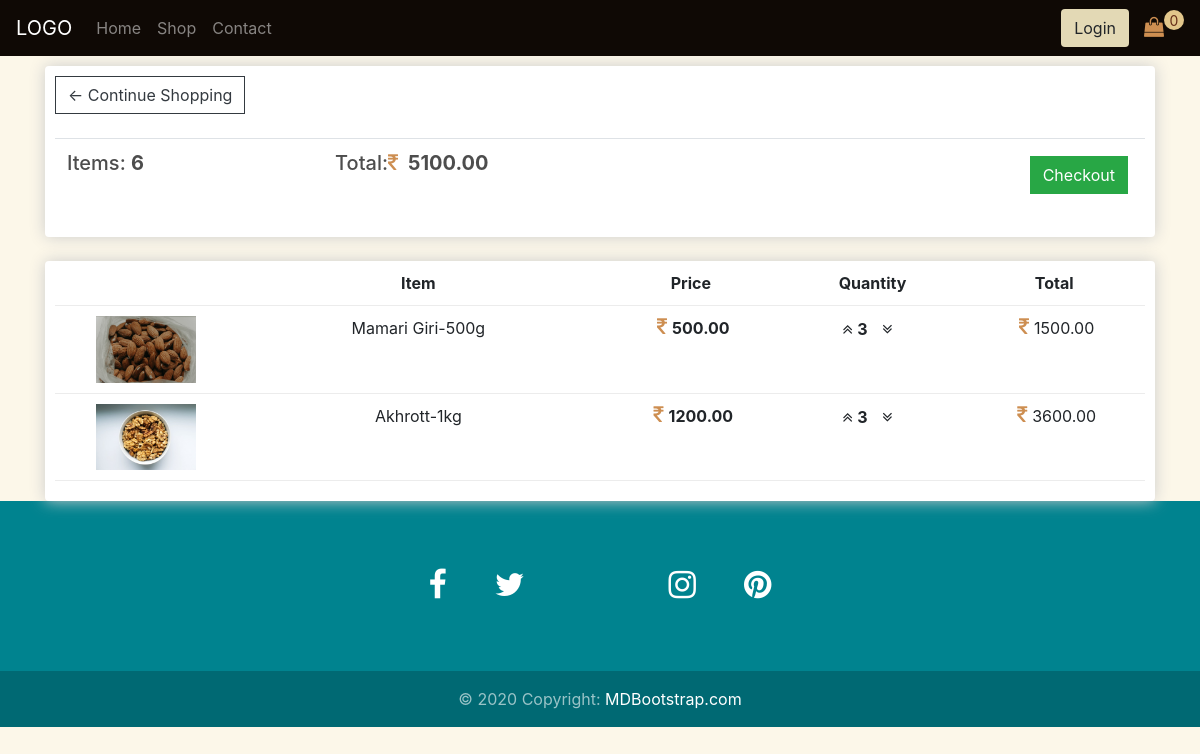
The page /cart/ (signed in) on the database as committed earlier.
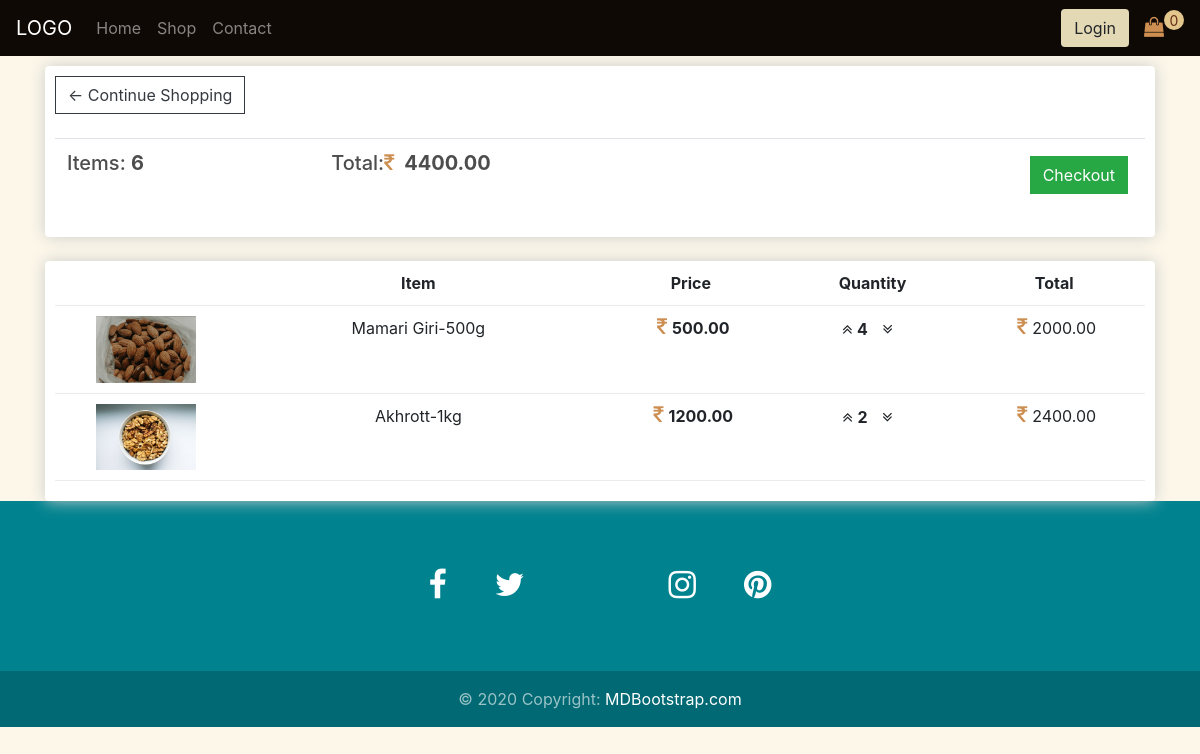
The same page on the database as committed later.
### store/models.py (models this page shows, shortened)
class Order(models.Model):
	customer = models.ForeignKey(Customer,
		on_delete=models.SET_NULL,
		 blank=True, null=True)
	date_orderd = models.DateTimeField(auto_now_add=True)
	complete = models.BooleanField(default=False, null=True, blank=False)
	transaction_id = models.CharField(max_length=200, null=True)
	@property
	def get_cart_total(self):
		orderitems = self.orderitem_set.all()
		total =sum([item.get_total for item in orderitems])
		return total
	@property
	def get_cart_items(self):
		orderitems = self.orderitem_set.all()
		total =sum([item.quantity for item in orderitems])
		return total

class OrderItem(models.Model):
	product=models.ForeignKey(Product_Item, on_delete=models.SET_NULL, null=True)
	order = models.ForeignKey(Order, on_delete=models.SET_NULL, null=True)
	quantity = models.IntegerField(default=0, null=True,
				blank=True, validators=[ MinValueValidator(0)] )
	date_added = models.DateTimeField(auto_now_add=True)
	def  __str__(self):
		return self.product.__str__()
	@property
	def get_total(self):
		total=self.product.price * self.quantity
		return total

class Product_Item(models.Model):
	Product=models.ForeignKey(Product,
		on_delete=models.CASCADE,related_name='items')
	price=models.FloatField(default = 0.00, blank=False,
								help_text=("""Price per item"""),
                            	verbose_name=('Price'),
                            	validators=[ MinValueValidator(0)])
	discount = models.FloatField(default = 0, blank=False,
								help_text=("Discount offer"),
                            	verbose_name=('Discount'),
                            	validators=[MinValueValidator(0)])
	weight = models.CharField(max_length=20, blank=False)
	about=models.TextField(blank=True, null=True,help_text=("Describe the product."),
                            	verbose_name=('About The Item'),) #Richtextfield if wants to include pictures
	howtouse=models.TextField(blank=True, null=True,help_text=("Write how to consume/use the item."),
                            	verbose_name=('How to use'),) #Richtextfield if wants to include pictures
	benefits=models.TextField(blank=True, null=True,help_text=("Write how will the product benefit them."),
                            	verbose_name=('Benefits'),) #Richtextfield if wants to include pictures
	ingredient=models.TextField(blank=True, null=True,help_text=("Write the things that are included in the pakaging."),
                            	verbose_name=('Ingredients'),) #Richtextfield if wants to include pictures
	def __str__(self):
		return f'{self.Product.name}-{self.weight}'

class Product_Item_Images(models.Model):
	item = models.ForeignKey(Product_Item,
		on_delete=models.CASCADE, related_name='images')
	image = models.ImageField(default='default-product.jpg', upload_to='Uploads')

class Product(models.Model):
	category = models.ForeignKey(Categories,
		on_delete=models.CASCADE, related_name='Products')
	name=models.CharField(max_length=250)
	origin_place = models.CharField(max_length=250)

### store/views.py (the view)
# urls.py: path('cart/', views.Cart, name="Cart"),
def Cart(request):
	pdtList=[]
	if request.user.is_authenticated:
		customer  = request.user.customer
		order, created = Order.objects.get_or_create(customer=customer, complete=False)
		items = order.orderitem_set.all()
		for item in items:
			pdtImage=Product_Item_Images.objects.filter(item=item.product)[0]
			pdtList += [[item, pdtImage]]
	else:
		pdtList=[]
		order = {'get_cart_total':0, 'get_cart_items':0}
	context={
	'pdtList': pdtList,
	'order': order,
	}
	return render(request, 'cart.html', context)

### store/templates/cart.html
{% extends "base.html" %}
{% load static %}
{% block base %}
<div class="container">
	<div class="row">
		<div class="col-lg-12">
			<div class="box-element">
				<a class="btn btn-outline-dark" href="{% url 'store' %}">&#x2190; Continue Shopping</a>
				<br>
				<br>
				<table class="table">
					<tr>
						<th><h5>Items: <strong>{{order.get_cart_items}}</strong></h5></th>
						<th><h5>Total:<strong><i id="cart-icon" class="fa fa-inr" aria-hidden="true"></i>{{order.get_cart_total|floatformat:2}}</strong></h5></th>
						<th>
							<a  style="float:right; margin:5px;" class="btn btn-success" href="{% url 'CheckOut' %}">Checkout</a>
						</th>
					</tr>
				</table>
			</div>
			<br>
			<div class="box-element">
				<div class="text-center cart-row">
					<div style="flex:1"></div>
					<div style="flex:2"><strong>Item</strong></div>
					<div style="flex:1"><strong>Price</strong></div>
					<div style="flex:1"><strong>Quantity</strong></div>
					<div style="flex:1"><strong>Total</strong></div>
				</div>
				{% for item, img in pdtList %}
				<div class="text-center cart-row">
					<div style="flex:1"><img class="row-image" src="{{img.image.url}}"></div>
					<div style="flex:2"><p>{{item}}</p></div>
					<div style="flex:1"><p><strong><i id="cart-icon" class="fa fa-inr" aria-hidden="true"></i>{{item.product.price|floatformat:2}}</strong></p></div>
					<div style="flex:1">
						<div class="quantity text-center">
							<i class="fa fa-angle-double-up chg-quantity"></i>
							<p class="quantity">{{item.quantity}}</p>
							<i class="fa fa-angle-double-down chg-quantity"></i>
						</div>
					</div>
					<div style="flex:1"><p><i id="cart-icon" class="fa fa-inr" aria-hidden="true"></i>{{item.get_total|floatformat:2}}</strong></p></div>
				</div>
				{% endfor %}
			</div>
		</div>
	</div>
</div>
{% endblock %}

### store/templates/base.html (shortened to what this page needs)
{% load static %}
<!DOCTYPE html>
<html>
<head>
	<link rel="stylesheet" href="https://maxcdn.bootstrapcdn.com/bootstrap/4.5.2/css/bootstrap.min.css">
	<link rel="stylesheet" type="text/css" href="{% static 'events/style.css' %}">
	<link rel="stylesheet" href="https://cdnjs.cloudflare.com/ajax/libs/font-awesome/4.7.0/css/font-awesome.min.css">
</head>
<body>
	<nav class="navbar navbar-expand-md navbar-dark sticky-top">
	  <a class="navbar-brand " href="#">LOGO</a>
	  <div class="collapse navbar-collapse" id="collapsibleNavbar">
	    <ul class="navbar-nav ml-10">
	      <li class="nav-item">
	        <a class="nav-link active" href="{% url 'home' %}">Home</a>
	      </li>
	      <li class="nav-item">
	        <a class="nav-link" href="{% url 'store' %}">Shop</a>
	      </li>
	      <li class="nav-item">
	        <a class="nav-link" href="#">Contact</a>
	      </li>
	    </ul>
	    <ul class="navbar-nav ml-auto ">
            <div class="form-inline my-2 my-lg-0">
		     	<a href="{% url 'login' %}" class="btn rounded" style="background-color: #e3d9b5;">Login</a>
		     	<a href="{% url 'Cart' %}">
	     			<i id="cart-icon" class="fa fa-shopping-bag " style="margin-left: 15px;" aria-hidden="true"></i>
		    	</a>
		    	<p id="cart-total">0</p>
		    </div>
        </ul>
	  </div>
	</nav>
	{% block base %}
	{% endblock %}
</body>
<footer class="page-footer font-small cyan darken-3">
  <div class="container">
    <div class="row">
      <div class="col-md-12 py-5">
        <div class="mb-5 flex-center">
          <a class="fb-ic">
            <i class="fa fa-facebook-f fa-lg white-text mr-md-5 mr-3 fa-2x"> </i>
          </a>
          <a class="tw-ic">
            <i class="fa fa-twitter fa-lg white-text mr-md-5 mr-3 fa-2x"> </i>
          </a>
          <a class="gplus-ic">
          </a>
          <a class="li-ic">
          </a>
          <a class="ins-ic">
            <i class="fa fa-instagram fa-lg white-text mr-md-5 mr-3 fa-2x"> </i>
          </a>
          <a class="pin-ic">
            <i class="fa fa-pinterest fa-lg white-text fa-2x"> </i>
          </a>
        </div>
      </div>
    </div>
  </div>
  <div class="footer-copyright text-center py-3">© 2020 Copyright:
    <a href="https://mdbootstrap.com/"> MDBootstrap.com</a>
  </div>
</footer>
</html>

### store/static/events/style.css (style rules this page uses)
body { background-color: #fcf7e9; transition: background-color .5s; }
.navbar { background-color: #0f0905; }
h1,h2,h3,h4,h5,h6 { color:hsl(0, 0%, 30%); }
.box-element { box-shadow:hsl(0, 0%, 80%) 0 0 16px; background-color: #fff; border-radius: 4px; padding: 10px; }
#cart-icon { width:20px; display: inline-block; color: #cd8e51; font-size: 20px }
#cart-total { display: block; text-align: center; color:#fff; background-color: #e2c68b; width: 20px; height: 20px; border-radius: 50%; font-size: 14px; color: #642c17; }
.col-lg-4, .col-lg-6, .col-lg-8, .col-lg-12 { margin-top: 10px; }
.btn { border-radius: 0; }
.row-image { width: 100px; }
.cart-row { display: flex; align-items: flex-stretch; padding-bottom: 10px; margin-bottom: 10px; border-bottom: 1px solid #ececec; }
.quantity { display: inline-block; font-weight: 700; padding-right:10px; }
.chg-quantity { width: 12px; cursor: pointer; display: block; margin-top: 5px; transition:.1s; }
footer.page-footer { bottom: 0; color: #fff }
footer.page-footer .footer-copyright { overflow: hidden; color: rgba(255, 255, 255, 0.6); background-color: rgba(0, 0, 0, 0.2) }
footer.page-footer a { color: #fff }
.cyan.darken-3 { background-color: #00838f !important }
.flex-center { display: -webkit-box; display: -ms-flexbox; display: flex; -webkit-box-align: center; -ms-flex-align: center; align-items: center; -webkit-box-pack: center; -ms-flex-pack: center; justify-content: center; height: 100% }

Rows that differ between the two databases and show on the page:
changed through a linked row, Order: get_cart_total "5100.00" → "4400.00"
changed OrderItem "Mamari Giri-500g": quantity "3" → "4"; get_total "1500.00" → "2000.00"
changed OrderItem "Akhrott-1kg": quantity "3" → "2"; get_total "3600.00" → "2400.00"
